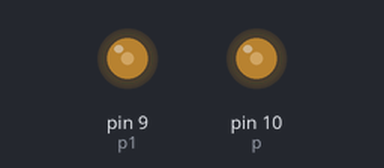
Bench run of a sketch on a simulated Arduino Uno, built with avr-gcc and run on an emulated ATmega328P. Shown: output pins drawn as LEDs (lit = HIGH).

Above: at 0.1 s.
Timing chart, 0 to 1.6 s (numbered marks = the images above):
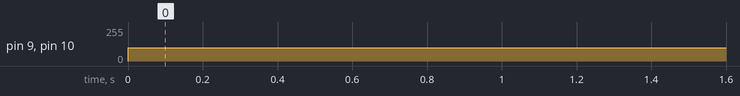

The sketch:

sketch_feb24a.ino
```cpp
int p1=9;
int p=10;

void setup() {
  // put your setup code here, to run once:
pinMode(p1,OUTPUT);
pinMode(p,OUTPUT);

}

void loop() {
  // put your main code here, to run repeatedly:
analogWrite(p1,100);
analogWrite(p,100);
}
```

Measured:
- by itself, pin 9 (p1), pin 10 (p): 0/255 → 100/255 at 0.00 s
